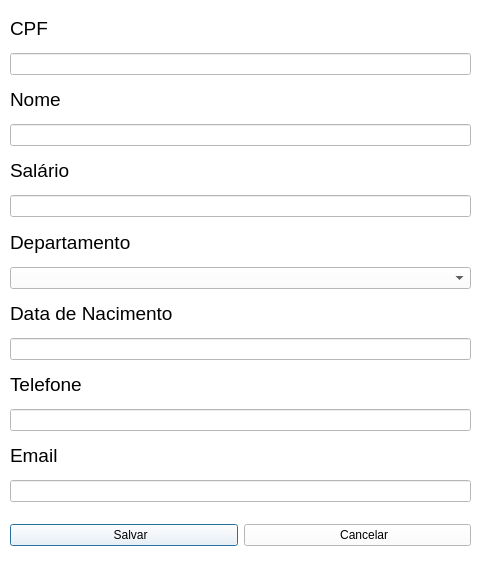
<?xml version="1.0" encoding="UTF-8"?>
<ui version="4.0">
 <class>CadastroFuncionarios</class>
 <widget class="QDialog" name="CadastroFuncionarios">
  <property name="geometry">
   <rect>
    <x>0</x>
    <y>0</y>
    <width>485</width>
    <height>570</height>
   </rect>
  </property>
  <property name="windowTitle">
   <string>Cadastrar Funcionário</string>
  </property>
  <property name="styleSheet">
   <string notr="true">QWidget{
	background-color:rgb(255, 255, 255);
}</string>
  </property>
  <widget class="QWidget" name="layoutWidget">
   <property name="geometry">
    <rect>
     <x>10</x>
     <y>10</y>
     <width>461</width>
     <height>492</height>
    </rect>
   </property>
   <layout class="QVBoxLayout" name="verticalLayout">
    <item>
     <widget class="QLabel" name="label">
      <property name="font">
       <font>
        <pointsize>14</pointsize>
       </font>
      </property>
      <property name="text">
       <string>CPF</string>
      </property>
     </widget>
    </item>
    <item>
     <widget class="QLineEdit" name="txtCadastroFuncionario_CPF"/>
    </item>
    <item>
     <widget class="QLabel" name="label_2">
      <property name="font">
       <font>
        <pointsize>14</pointsize>
       </font>
      </property>
      <property name="text">
       <string>Nome</string>
      </property>
     </widget>
    </item>
    <item>
     <widget class="QLineEdit" name="txtCadastroFuncionario_Nome"/>
    </item>
    <item>
     <widget class="QLabel" name="label_3">
      <property name="font">
       <font>
        <pointsize>14</pointsize>
       </font>
      </property>
      <property name="text">
       <string>Salário</string>
      </property>
     </widget>
    </item>
    <item>
     <widget class="QLineEdit" name="txtCadastroFuncionario_Salario"/>
    </item>
    <item>
     <widget class="QLabel" name="label_4">
      <property name="font">
       <font>
        <pointsize>14</pointsize>
       </font>
      </property>
      <property name="text">
       <string>Departamento</string>
      </property>
     </widget>
    </item>
    <item>
     <widget class="QComboBox" name="cmbCadastroFuncionario_Departamento">
      <item>
       <property name="text">
        <string/>
       </property>
      </item>
      <item>
       <property name="text">
        <string>Administrativo</string>
       </property>
      </item>
      <item>
       <property name="text">
        <string>Comercial</string>
       </property>
      </item>
      <item>
       <property name="text">
        <string>Financeiro</string>
       </property>
      </item>
      <item>
       <property name="text">
        <string>Marketing</string>
       </property>
      </item>
      <item>
       <property name="text">
        <string>Operacional</string>
       </property>
      </item>
      <item>
       <property name="text">
        <string>Recursos Humanos</string>
       </property>
      </item>
     </widget>
    </item>
    <item>
     <widget class="QLabel" name="label_5">
      <property name="font">
       <font>
        <pointsize>14</pointsize>
       </font>
      </property>
      <property name="text">
       <string>Data de Nacimento</string>
      </property>
     </widget>
    </item>
    <item>
     <widget class="QLineEdit" name="txtCadastroFuncionario_DataDeNascimento"/>
    </item>
    <item>
     <widget class="QLabel" name="label_6">
      <property name="font">
       <font>
        <pointsize>14</pointsize>
       </font>
      </property>
      <property name="text">
       <string>Telefone</string>
      </property>
     </widget>
    </item>
    <item>
     <widget class="QLineEdit" name="txtCadastroFuncionario_Telefone"/>
    </item>
    <item>
     <widget class="QLabel" name="label_7">
      <property name="font">
       <font>
        <pointsize>14</pointsize>
       </font>
      </property>
      <property name="text">
       <string>Email</string>
      </property>
     </widget>
    </item>
    <item>
     <widget class="QLineEdit" name="txtCadastroFuncionario_Email"/>
    </item>
   </layout>
  </widget>
  <widget class="QWidget" name="layoutWidget">
   <property name="geometry">
    <rect>
     <x>10</x>
     <y>520</y>
     <width>461</width>
     <height>31</height>
    </rect>
   </property>
   <layout class="QHBoxLayout" name="horizontalLayout">
    <item>
     <widget class="QPushButton" name="btnSalvarFuncionario">
      <property name="text">
       <string>    Salvar</string>
      </property>
      <property name="icon">
       <iconset>
        <selectedon>:/Imagens/Imagens/salvar.png</selectedon>
       </iconset>
      </property>
     </widget>
    </item>
    <item>
     <widget class="QPushButton" name="btnCancelarFuncionario">
      <property name="text">
       <string>    Cancelar</string>
      </property>
      <property name="icon">
       <iconset>
        <selectedon>:/Imagens/Imagens/cancelar.png</selectedon>
       </iconset>
      </property>
     </widget>
    </item>
   </layout>
  </widget>
 </widget>
 <resources/>
 <connections/>
</ui>
